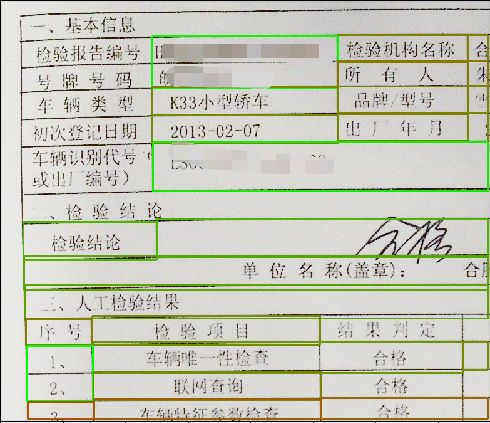
#> input picture images/1.jpg, 490 x 423 px
$ python -i Extract_Rotate.py   (imports and definitions only)
#> lines starting #> are read from the running program, lines starting #| are printed output that depends on the picture
# -*- coding: UTF-8 -*-
import cv2
import math
import numpy as np
from collections import defaultdict
#from matplotlib import pyplot as plt


def __Duplicate_elements__(array,axis=0):
    dd = defaultdict(list)
    temp_index = []
    temp_values = []
    temp_length = []
    Duplicates = []
    for i, v in enumerate(array):
        temp_index.append(i)
        temp_values.append(v)
    for k, val in zip(temp_values, temp_index):
        dd[k[axis]].append(val)
    for l in sorted(list(set([V[axis] for V in array]))):
        temp_length.append((l,len(dd[l])))
    temp_length = sorted(temp_length, key=lambda s: s[1], reverse=True)
    for m in array:
        if m[axis] in temp_length[0]:
            Duplicates.append(m)
    return Duplicates


# [94 lines left out: functions __four_point_transform__, __Getting_Affine_line__, __Intersection__, gamma_transform, Affine_Correct, not called in this run]


def nothing(poss):
    pass

def Rotation_Correct(image,MinLineLength=100,MaxLineGap=20):
    # [5 lines of commented-out code are left out]
    rows, cols, = image.shape[:2]
#> rows = 423; cols = 490
    image_copy = image.copy()
    gray = cv2.cvtColor(image, cv2.COLOR_RGB2GRAY)
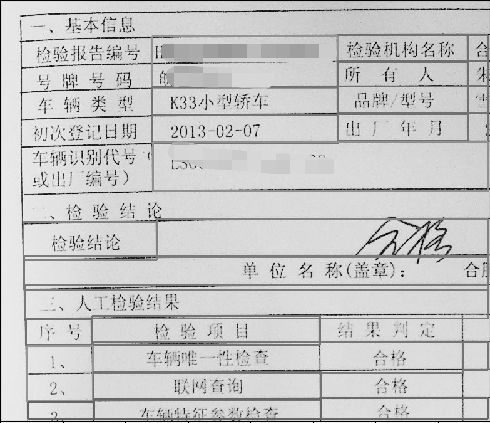
#> gray: shape (423, 490); min 0, max 255, mean 198.8
    gray_Gauss = cv2.GaussianBlur(gray, (3, 3), 0)
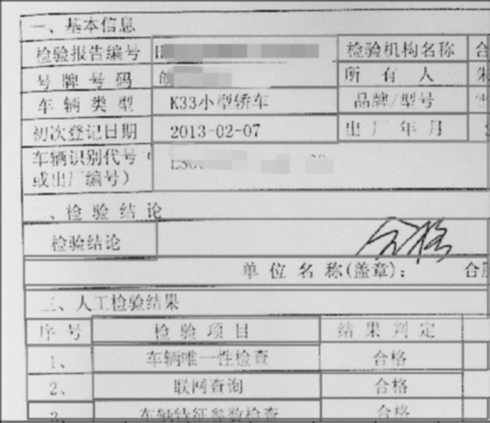
#> gray_Gauss: shape (423, 490); min 26, max 236, mean 198.9

    edges = cv2.Canny(gray_Gauss, 50, 150, apertureSize=3)
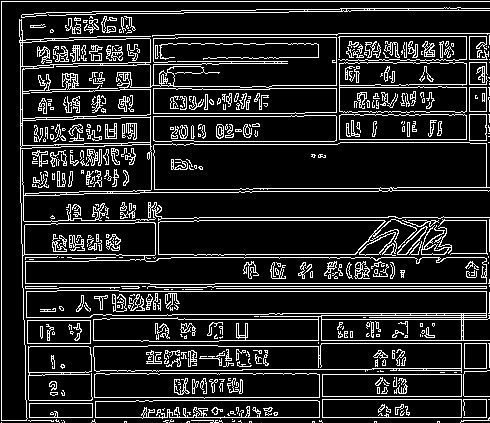
#> edges: shape (423, 490); 14.9% white in thin lines or dots
    # [17 lines of commented-out code are left out]

    lines = cv2.HoughLinesP(edges, 1, np.pi/180, 170, None, minLineLength=MinLineLength, maxLineGap=MaxLineGap)
#> lines = 43 rows, first 6: [1, 1, 489, 1], [1, 422, 1, 2], [26, 417, 489, 417], [119, 291, 486, 291], [215, 283, 489, 283], [144, 257, 488, 257]


    LineSet = []
    LineSetShu = []
    for line in lines:
        x1, y1, x2, y2 = line[0]
        Slope = float(y2 - y1) / float(x2 - x1 + 0.0001)  # 斜率 Slope
        Angle = math.atan(Slope)
        if abs(Angle) < np.pi/16 :
            lines_message = [x1, y1, x2, y2, Slope, round(Angle, 2)]
            LineSet.append(lines_message)
        elif abs(Angle) > 7*np.pi/16 :
            lines_message =[x1, y1, x2, y2, Slope, round(Angle, 2),abs(round(Angle, 2))]
            LineSetShu.append(lines_message)
#> this loop made 43 passes
#> (x1, y1, x2, y2, Slope, Angle, lines_message) on passes 2, 13, 15, 16, 17, 19, 27, 28: (1, 422, 1, 2, -4200000, -1.57, [1, 422, 1, 2, -4200000, -1.57, 1.57]), (254, 316, 489, 312, -0.017, -0.017, [254, 316, 489, 312, -0.017, -0.02]), (375, 60, 487, 59, -0.00893, -0.00893, [375, 60, 487, 59, -0.00893, -0.01]), (486, 190, 486, 33, -1570000, -1.57, [486, 190, 486, 33, -1570000, -1.57, 1.57]), (21, 15, 230, 12, -0.0144, -0.0144, [21, 15, 230, 12, -0.0144, -0.01]), (348, 188, 461, 187, -0.00885, -0.00885, [348, 188, 461, 187, -0.00885, -0.01]), (19, 41, 125, 39, -0.0189, -0.0189, [19, 41, 125, 39, -0.0189, -0.02]), (198, 189, 311, 188, -0.00885, -0.00885, [198, 189, 311, 188, -0.00885, -0.01])
#> (x1, y1, x2, y2, Slope, Angle) on passes 1, 3, 4, 5, 6, 7: (1, 1, 489, 1, 0, 0), (26, 417, 489, 417, 0, 0), (119, 291, 486, 291, 0, 0), (215, 283, 489, 283, 0, 0), (144, 257, 488, 257, 0, 0), (207, 286, 489, 286, 0, 0)
#> after the loop, LineSet = 40 items, first 6: [1, 1, 489, 1, 0, 0], [26, 417, 489, 417, 0, 0], [119, 291, 486, 291, 0, 0], [215, 283, 489, 283, 0, 0], [144, 257, 488, 257, 0, 0], [207, 286, 489, 286, 0, 0]; LineSetShu = [[1, 422, 1, 2, -4200000, -1.57, 1.57], [486, 190, 486, 33, -1570000, -1.57, 1.57], [22, 184, 22, 14, -1700000, -1.57, 1.57]]
    Duplicate_Angle = __Duplicate_elements__(LineSet, axis=5)             # 统计角度最多的值
#> the loop in __Duplicate_elements__, `for i, v in enumerate(array):` made 40 passes
#> v on passes 1 to 12: [1, 1, 489, 1, 0, 0], [26, 417, 489, 417, 0, 0], [119, 291, 486, 291, 0, 0], [215, 283, 489, 283, 0, 0], [144, 257, 488, 257, 0, 0], [207, 286, 489, 286, 0, 0], [155, 254, 450, 254, 0, 0], [219, 340, 489, 340, 0, 0], [194, 220, 489, 220, 0, 0], [194, 217, 489, 217, 0, 0], [216, 288, 486, 288, 0, 0], [254, 316, 489, 312, -0.017, -0.02]
#> after the loop in __Duplicate_elements__, `for i, v in enumerate(array):`: temp_index = 40 values from 0 to 39; temp_values has the same summary as LineSet in Rotation_Correct
#> the loop in __Duplicate_elements__, `for k, val in zip(temp_values, temp_index):` made 40 passes
#> the loop in __Duplicate_elements__, `for l in sorted(list(set([V[axis] for V in array]))):` made 4 passes
#> l on passes 1 to 4: -0.03, -0.02, -0.01, 0
#> after the loop in __Duplicate_elements__, `for l in sorted(list(set([V[axis] for V in array]))):`: temp_length = [(-0.03, 1), (-0.02, 5), (-0.01, 7), (0, 27)]
#> in __Duplicate_elements__, `temp_length = sorted(temp_length, key=lambda s: s[1], reverse=True)`: temp_length = [(0, 27), (-0.01, 7), (-0.02, 5), (-0.03, 1)]
#> the loop in __Duplicate_elements__, `for m in array:` made 40 passes
#> after the loop in __Duplicate_elements__, `for m in array:`: Duplicates = 27 items, first 6: [1, 1, 489, 1, 0, 0], [26, 417, 489, 417, 0, 0], [119, 291, 486, 291, 0, 0], [215, 283, 489, 283, 0, 0], [144, 257, 488, 257, 0, 0], [207, 286, 489, 286, 0, 0]
#> Duplicate_Angle has the same summary as Duplicates in __Duplicate_elements__
    LineShu_Angle = sorted(LineSetShu, key=lambda s: s[6], reverse=False) # 升序排列
#> LineShu_Angle has the same summary as LineSetShu

    # 判断是否需要旋转
    Rotation_Angle = Duplicate_Angle[0][5]
#> Rotation_Angle = 0
    if 0.02 < abs(Rotation_Angle):
        M = cv2.getRotationMatrix2D((cols // 2, rows // 2), math.degrees(Rotation_Angle), 1)
        image_copy = cv2.warpAffine(image_copy, M, (cols, rows), borderValue=(189,187,179))
        print('rotateAngle:', Rotation_Angle)

    # 判断是否需要仿射变换
    if LineShu_Angle[0][6]<1.50:
        print('LineShu[0]:', LineShu_Angle[0][6])
        image_copy = Affine_Correct(image_copy,LineSetShu,LineSet)
    return image_copy


# if __name__ == '__main__':
#     img_path = 'img\\JDCXSFP.png'
#     Rotation_img = Rotation_Correct(img_path, MinLineLength=100, MaxLineGap=20)

>>> import cv2
>>> picture = cv2.cvtColor(cv2.imread('images/1.jpg'), cv2.COLOR_BGR2RGB)
>>> result = Rotation_Correct(picture)

$ run again, on images/2.jpg
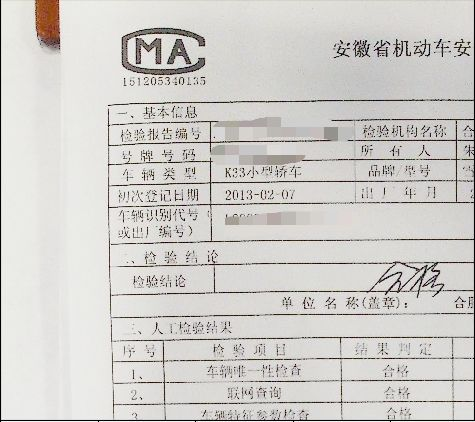
#> input picture images/2.jpg, 475 x 422 px
#> in Rotation_Correct, `gray_Gauss = cv2.GaussianBlur(gray, (3, 3), 0)`:
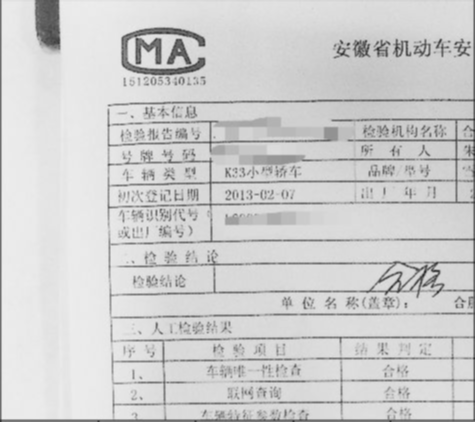
#> gray_Gauss: shape (422, 475); min 44, max 236, mean 206.6
#> in Rotation_Correct, `edges = cv2.Canny(gray_Gauss, 50, 150, apertureSize=3)`:
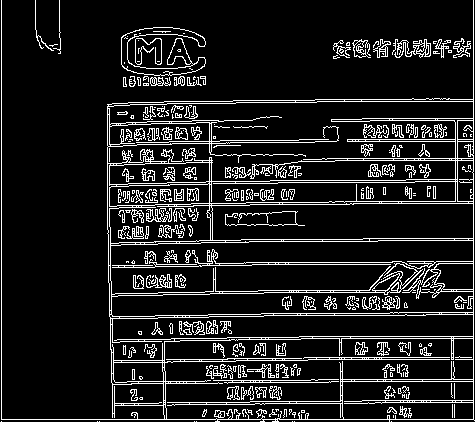
#> edges: shape (422, 475); 11.9% white in thin lines or dots
#> lines = 28 rows, first 6: [1, 419, 473, 419], [1, 421, 1, 0], [473, 418, 473, 0], [110, 318, 230, 316], [349, 262, 462, 261], [308, 359, 472, 359]
#> the loop in Rotation_Correct, `for line in lines:` made 28 passes
#> (x1, y1, x2, y2, Slope, Angle, lines_message) on passes 2, 3, 4, 5, 9: (1, 421, 1, 0, -4210000, -1.57, [1, 421, 1, 0, -4210000, -1.57, 1.57]), (473, 418, 473, 0, -4180000, -1.57, [473, 418, 473, 0, -4180000, -1.57, 1.57]), (110, 318, 230, 316, -0.0167, -0.0167, [110, 318, 230, 316, -0.0167, -0.02]), (349, 262, 462, 261, -0.00885, -0.00885, [349, 262, 462, 261, -0.00885, -0.01]), (107, 208, 249, 205, -0.0211, -0.0211, [107, 208, 249, 205, -0.0211, -0.02])
#> after the loop in Rotation_Correct, `for line in lines:`: LineSet = 26 items, first 6: [1, 419, 473, 419, 0, 0], [110, 318, 230, 316, -0.0167, -0.02], [349, 262, 462, 261, -0.00885, -0.01], [308, 359, 472, 359, 0, 0], [317, 101, 472, 101, 0, 0], [301, 338, 472, 338, 0, 0]; LineSetShu = [[1, 421, 1, 0, -4210000, -1.57, 1.57], [473, 418, 473, 0, -4180000, -1.57, 1.57]]
#> the loop in __Duplicate_elements__, `for i, v in enumerate(array):` made 26 passes
#> after the loop in __Duplicate_elements__, `for i, v in enumerate(array):`: temp_index = 26 values from 0 to 25; temp_values has the same summary as LineSet in Rotation_Correct
#> the loop in __Duplicate_elements__, `for k, val in zip(temp_values, temp_index):` made 26 passes
#> the loop in __Duplicate_elements__, `for l in sorted(list(set([V[axis] for V in array]))):` made 3 passes
#> l on passes 1 to 3: -0.02, -0.01, 0
#> after the loop in __Duplicate_elements__, `for l in sorted(list(set([V[axis] for V in array]))):`: temp_length = [(-0.02, 6), (-0.01, 7), (0, 13)]
#> in __Duplicate_elements__, `temp_length = sorted(temp_length, key=lambda s: s[1], reverse=True)`: temp_length = [(0, 13), (-0.01, 7), (-0.02, 6)]
#> the loop in __Duplicate_elements__, `for m in array:` made 26 passes
#> after the loop in __Duplicate_elements__, `for m in array:`: Duplicates = 13 items, first 6: [1, 419, 473, 419, 0, 0], [308, 359, 472, 359, 0, 0], [317, 101, 472, 101, 0, 0], [301, 338, 472, 338, 0, 0], [329, 381, 472, 381, 0, 0], [312, 315, 425, 315, 0, 0]
#> Duplicate_Angle has the same summary as Duplicates in __Duplicate_elements__
#> LineShu_Angle has the same summary as LineSetShu
#> Rotation_Angle = 0
